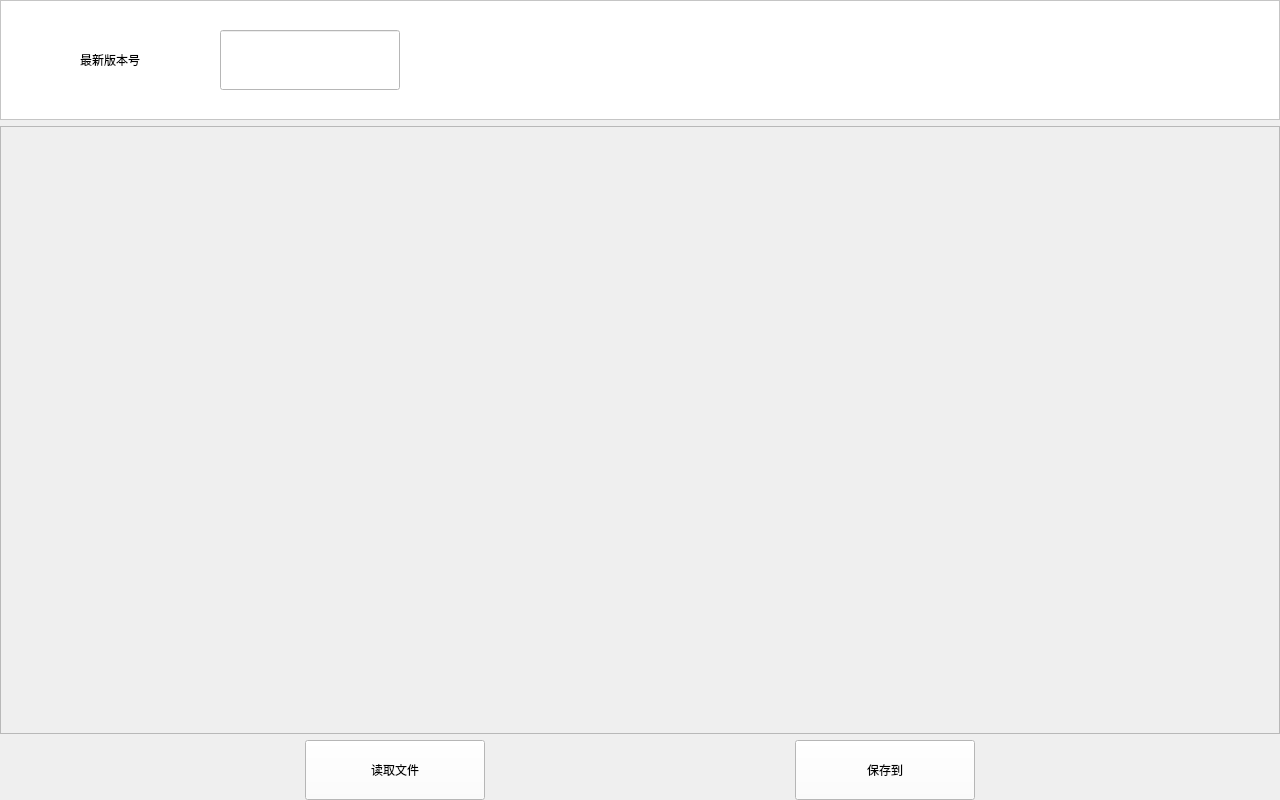
<?xml version="1.0" encoding="UTF-8"?>
<ui version="4.0">
 <class>Form</class>
 <widget class="QWidget" name="Form">
  <property name="geometry">
   <rect>
    <x>0</x>
    <y>0</y>
    <width>1280</width>
    <height>800</height>
   </rect>
  </property>
  <property name="windowTitle">
   <string>Form</string>
  </property>
  <layout class="QFormLayout" name="formLayout">
   <property name="horizontalSpacing">
    <number>0</number>
   </property>
   <property name="verticalSpacing">
    <number>0</number>
   </property>
   <property name="leftMargin">
    <number>0</number>
   </property>
   <property name="topMargin">
    <number>0</number>
   </property>
   <property name="rightMargin">
    <number>0</number>
   </property>
   <property name="bottomMargin">
    <number>0</number>
   </property>
   <item row="0" column="1">
    <layout class="QVBoxLayout" name="verticalLayout">
     <property name="spacing">
      <number>6</number>
     </property>
     <item>
      <widget class="QFrame" name="frame">
       <property name="minimumSize">
        <size>
         <width>0</width>
         <height>120</height>
        </size>
       </property>
       <property name="maximumSize">
        <size>
         <width>16777215</width>
         <height>120</height>
        </size>
       </property>
       <property name="styleSheet">
        <string notr="true">background-color: rgb(255, 255, 255);</string>
       </property>
       <property name="frameShape">
        <enum>QFrame::StyledPanel</enum>
       </property>
       <property name="frameShadow">
        <enum>QFrame::Raised</enum>
       </property>
       <widget class="QLabel" name="label">
        <property name="geometry">
         <rect>
          <x>20</x>
          <y>30</y>
          <width>180</width>
          <height>60</height>
         </rect>
        </property>
        <property name="styleSheet">
         <string notr="true">font: 18pt &quot;微软雅黑&quot;;</string>
        </property>
        <property name="text">
         <string>最新版本号</string>
        </property>
        <property name="alignment">
         <set>Qt::AlignCenter</set>
        </property>
       </widget>
       <widget class="QLineEdit" name="latest_version">
        <property name="geometry">
         <rect>
          <x>220</x>
          <y>30</y>
          <width>180</width>
          <height>60</height>
         </rect>
        </property>
        <property name="styleSheet">
         <string notr="true">font: 18pt &quot;微软雅黑&quot;;
color: rgb(57, 61, 255);</string>
        </property>
        <property name="alignment">
         <set>Qt::AlignCenter</set>
        </property>
       </widget>
      </widget>
     </item>
     <item>
      <widget class="QScrollArea" name="scrollArea">
       <property name="widgetResizable">
        <bool>true</bool>
       </property>
       <property name="alignment">
        <set>Qt::AlignLeading|Qt::AlignLeft|Qt::AlignVCenter</set>
       </property>
       <widget class="QWidget" name="content">
        <property name="geometry">
         <rect>
          <x>0</x>
          <y>0</y>
          <width>1276</width>
          <height>602</height>
         </rect>
        </property>
        <property name="minimumSize">
         <size>
          <width>0</width>
          <height>0</height>
         </size>
        </property>
       </widget>
      </widget>
     </item>
     <item>
      <layout class="QHBoxLayout" name="horizontalLayout">
       <item>
        <spacer name="horizontalSpacer_2">
         <property name="orientation">
          <enum>Qt::Horizontal</enum>
         </property>
         <property name="sizeHint" stdset="0">
          <size>
           <width>40</width>
           <height>20</height>
          </size>
         </property>
        </spacer>
       </item>
       <item>
        <widget class="QPushButton" name="open_to">
         <property name="minimumSize">
          <size>
           <width>180</width>
           <height>60</height>
          </size>
         </property>
         <property name="maximumSize">
          <size>
           <width>180</width>
           <height>60</height>
          </size>
         </property>
         <property name="styleSheet">
          <string notr="true">font: 18pt &quot;微软雅黑&quot;;
background-color: rgb(255, 255, 255);</string>
         </property>
         <property name="text">
          <string>读取文件</string>
         </property>
        </widget>
       </item>
       <item>
        <spacer name="horizontalSpacer">
         <property name="orientation">
          <enum>Qt::Horizontal</enum>
         </property>
         <property name="sizeHint" stdset="0">
          <size>
           <width>40</width>
           <height>20</height>
          </size>
         </property>
        </spacer>
       </item>
       <item>
        <widget class="QPushButton" name="save_to">
         <property name="minimumSize">
          <size>
           <width>180</width>
           <height>60</height>
          </size>
         </property>
         <property name="styleSheet">
          <string notr="true">font: 18pt &quot;微软雅黑&quot;;
background-color: rgb(255, 255, 255);</string>
         </property>
         <property name="text">
          <string>保存到</string>
         </property>
        </widget>
       </item>
       <item>
        <spacer name="horizontalSpacer_3">
         <property name="orientation">
          <enum>Qt::Horizontal</enum>
         </property>
         <property name="sizeHint" stdset="0">
          <size>
           <width>40</width>
           <height>20</height>
          </size>
         </property>
        </spacer>
       </item>
      </layout>
     </item>
    </layout>
   </item>
  </layout>
 </widget>
 <resources/>
 <connections/>
</ui>
